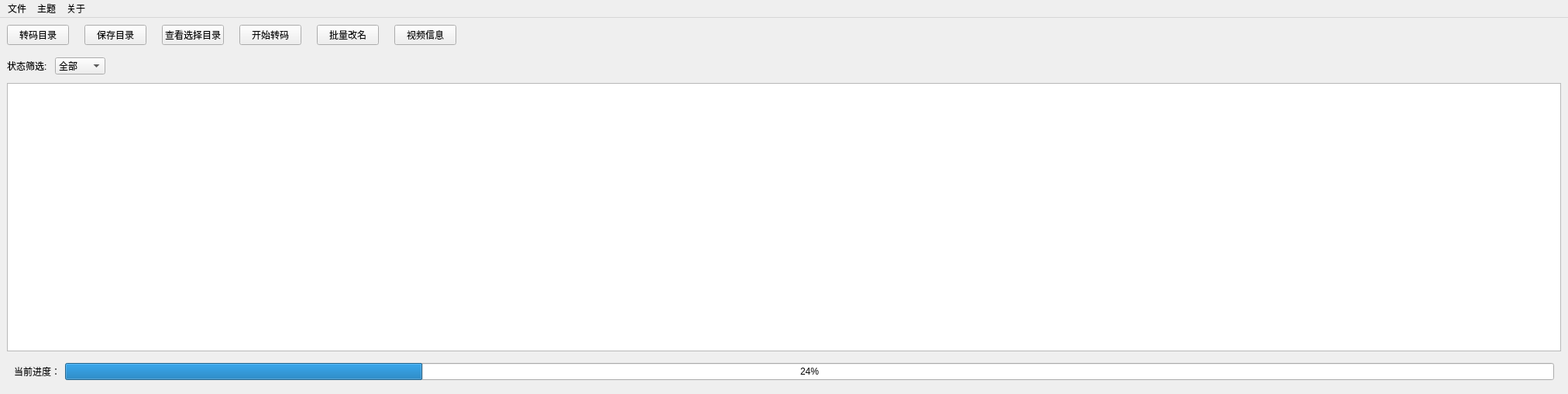
<?xml version="1.0" encoding="UTF-8"?>
<ui version="4.0">
 <class>Transcoder</class>
 <widget class="QMainWindow" name="Transcoder">
  <property name="enabled">
   <bool>true</bool>
  </property>
  <property name="geometry">
   <rect>
    <x>0</x>
    <y>0</y>
    <width>2024</width>
    <height>508</height>
   </rect>
  </property>
  <property name="sizePolicy">
   <sizepolicy hsizetype="Preferred" vsizetype="Preferred">
    <horstretch>0</horstretch>
    <verstretch>0</verstretch>
   </sizepolicy>
  </property>
  <property name="minimumSize">
   <size>
    <width>1024</width>
    <height>508</height>
   </size>
  </property>
  <property name="windowTitle">
   <string>Transcoder</string>
  </property>
  <widget class="QWidget" name="centralwidget">
   <property name="minimumSize">
    <size>
     <width>750</width>
     <height>300</height>
    </size>
   </property>
   <layout class="QGridLayout" name="gridLayout">
    <item row="3" column="0">
     <widget class="QTableView" name="tableView"/>
    </item>
    <item row="2" column="0">
     <layout class="QHBoxLayout" name="filterLayout">
      <property name="spacing">
       <number>10</number>
      </property>
      <property name="topMargin">
       <number>10</number>
      </property>
      <property name="bottomMargin">
       <number>5</number>
      </property>
      <item>
       <widget class="QLabel" name="filterLabel">
        <property name="styleSheet">
         <string>background: transparent;</string>
        </property>
        <property name="text">
         <string>状态筛选:</string>
        </property>
       </widget>
      </item>
      <item>
       <widget class="QComboBox" name="statusFilterCombo">
        <property name="maximumSize">
         <size>
          <width>120</width>
          <height>25</height>
         </size>
        </property>
        <item>
         <property name="text">
          <string>全部</string>
         </property>
        </item>
        <item>
         <property name="text">
          <string>等待中</string>
         </property>
        </item>
        <item>
         <property name="text">
          <string>转码中</string>
         </property>
        </item>
        <item>
         <property name="text">
          <string>成功</string>
         </property>
        </item>
        <item>
         <property name="text">
          <string>失败</string>
         </property>
        </item>
       </widget>
      </item>
      <item>
       <spacer name="filterSpacer">
        <property name="orientation">
         <enum>Qt::Horizontal</enum>
        </property>
        <property name="sizeHint" stdset="0">
         <size>
          <width>40</width>
          <height>20</height>
         </size>
        </property>
       </spacer>
      </item>
     </layout>
    </item>
    <item row="1" column="0">
     <layout class="QHBoxLayout" name="headerLayout" stretch="0,0,0,0,0,0,1">
      <property name="spacing">
       <number>20</number>
      </property>
      <item>
       <widget class="QPushButton" name="sourceDirBtn">
        <property name="maximumSize">
         <size>
          <width>100</width>
          <height>30</height>
         </size>
        </property>
        <property name="text">
         <string>转码目录</string>
        </property>
       </widget>
      </item>
      <item>
       <widget class="QPushButton" name="targetDirButton">
        <property name="maximumSize">
         <size>
          <width>100</width>
          <height>30</height>
         </size>
        </property>
        <property name="text">
         <string>保存目录</string>
        </property>
       </widget>
      </item>
      <item>
       <widget class="QPushButton" name="checkSelectedBtn">
        <property name="maximumSize">
         <size>
          <width>120</width>
          <height>30</height>
         </size>
        </property>
        <property name="text">
         <string>查看选择目录</string>
        </property>
       </widget>
      </item>
      <item>
       <widget class="QPushButton" name="transcodeBtn">
        <property name="maximumSize">
         <size>
          <width>100</width>
          <height>30</height>
         </size>
        </property>
        <property name="text">
         <string>开始转码</string>
        </property>
       </widget>
      </item>
      <item>
       <widget class="QPushButton" name="renameFileBtn">
        <property name="maximumSize">
         <size>
          <width>100</width>
          <height>30</height>
         </size>
        </property>
        <property name="text">
         <string>批量改名</string>
        </property>
       </widget>
      </item>
      <item>
       <widget class="QPushButton" name="videoInfoBtn">
        <property name="maximumSize">
         <size>
          <width>100</width>
          <height>30</height>
         </size>
        </property>
        <property name="text">
         <string>视频信息</string>
        </property>
       </widget>
      </item>
      <item>
       <spacer name="horizontalSpacer">
        <property name="orientation">
         <enum>Qt::Horizontal</enum>
        </property>
        <property name="sizeHint" stdset="0">
         <size>
          <width>40</width>
          <height>20</height>
         </size>
        </property>
       </spacer>
      </item>
     </layout>
    </item>
    <item row="4" column="0">
     <widget class="QWidget" name="progressLayout" native="true">
      <property name="minimumSize">
       <size>
        <width>0</width>
        <height>30</height>
       </size>
      </property>
      <property name="autoFillBackground">
       <bool>false</bool>
      </property>
      <layout class="QHBoxLayout" name="horizontalLayout">
       <item>
        <widget class="QLabel" name="label">
         <property name="text">
          <string>当前进度：</string>
         </property>
        </widget>
       </item>
       <item>
        <widget class="QProgressBar" name="progressBar">
         <property name="value">
          <number>24</number>
         </property>
        </widget>
       </item>
      </layout>
     </widget>
    </item>
   </layout>
  </widget>
  <widget class="QMenuBar" name="menubar">
   <property name="geometry">
    <rect>
     <x>0</x>
     <y>0</y>
     <width>2024</width>
     <height>23</height>
    </rect>
   </property>
   <widget class="QMenu" name="menu">
    <property name="title">
     <string>文件</string>
    </property>
    <addaction name="action_settings"/>
   </widget>
   <widget class="QMenu" name="menu_2">
    <property name="title">
     <string>关于</string>
    </property>
    <addaction name="action_about"/>
   </widget>
   <widget class="QMenu" name="menu_3">
    <property name="title">
     <string>主题</string>
    </property>
    <addaction name="action_modern_theme"/>
    <addaction name="action_dark_theme"/>
   </widget>
   <addaction name="menu"/>
   <addaction name="menu_3"/>
   <addaction name="menu_2"/>
  </widget>
  <action name="action_about">
   <property name="text">
    <string>关于软件</string>
   </property>
  </action>
  <action name="action_modern_theme">
   <property name="text">
    <string>现代主题</string>
   </property>
  </action>
  <action name="action_dark_theme">
   <property name="text">
    <string>深色主题</string>
   </property>
  </action>
  <action name="action_settings">
   <property name="text">
    <string>设置</string>
   </property>
  </action>
 </widget>
 <resources/>
 <connections/>
</ui>
